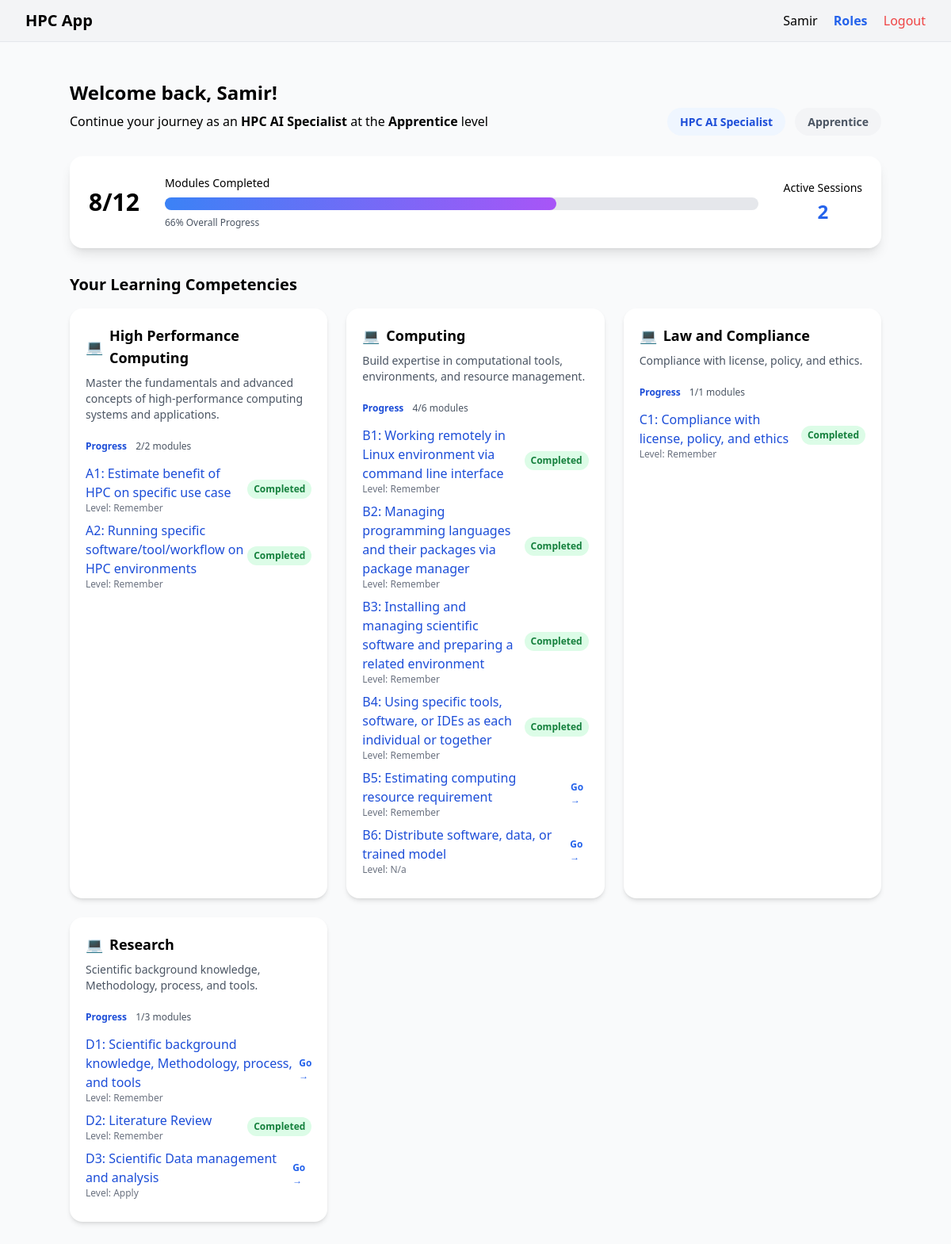
The page /dashboard (signed in) on the database its author committed.
### app/models.py (models this page shows)
class User(UserMixin, db.Model):
    id = db.Column(db.Integer, primary_key=True)
    name = db.Column(db.String(80))
    email = db.Column(db.String(120), unique=True, nullable=False)
    password = db.Column(db.String(200), nullable=False)
    role = db.Column(db.String(64))  # "ai_specialist" or "comp_chem_specialist"
    current_level = db.Column(db.String(32), default="Apprentice")
    created_at = db.Column(db.DateTime, default=datetime.utcnow)
    progress = db.relationship('Progress', backref='user', lazy=True)

class Competency(db.Model):
    id = db.Column(db.Integer, primary_key=True)
    key = db.Column(db.String(2), unique=True, nullable=False)
    name = db.Column(db.String(128), nullable=False)
    description = db.Column(db.Text)
    modules = db.relationship('Module', backref='competency', lazy=True)

class Module(db.Model):
    id = db.Column(db.Integer, primary_key=True)
    competency_id = db.Column(db.Integer, db.ForeignKey('competency.id'), nullable=False)
    key = db.Column(db.String(5), unique=True, nullable=False)
    name = db.Column(db.String(128), nullable=False)
    description = db.Column(db.Text)
    order = db.Column(db.Integer, default=0)
    progresses = db.relationship('Progress', backref='module', lazy=True)

class Progress(db.Model):
    id = db.Column(db.Integer, primary_key=True)
    user_id = db.Column(db.Integer, db.ForeignKey('user.id'), nullable=False)
    module_id = db.Column(db.Integer, db.ForeignKey('module.id'), nullable=False)
    status = db.Column(db.String(32), default='incomplete')  # incomplete, completed
    quiz_passed = db.Column(db.Boolean, default=False)
    last_accessed = db.Column(db.DateTime, default=datetime.utcnow)
    learning_level = db.Column(db.String(32))  # remember, understand, apply, analyze, evaluate, create
    quiz_in_progress = db.Column(db.Boolean, default=False)
    current_quiz_question = db.Column(db.Text)
    quiz_answer = db.Column(db.String(8))
    current_skill = db.Column(db.String(32))
    last_wrong_attempt = db.Column(db.Integer, default=0)
    awaiting_quiz_confirmation = db.Column(db.Boolean, default=False)
    extra_expl_count = db.Column(db.Integer, default=0)
    quiz_type = db.Column(db.String(10), default='mcq')  # 'mcq' or 'text'
    __table_args__ = (
        db.UniqueConstraint('user_id', 'module_id', name='unique_user_module'),
    )

### app/main/routes.py (the view)
@main.route('/dashboard')
@login_required
def dashboard():
    modules_data = get_user_modules(current_user)
    total_modules = sum(len(c["modules"]) for c in modules_data)
    completed_modules = sum(1 for c in modules_data for m in c["modules"] if m["status"] == "completed")
    percent_complete = int((completed_modules / total_modules) * 100) if total_modules else 0
    role_name = role_display_names.get(current_user.role, current_user.role)
    current_level = current_user.current_level
    active_sessions = 2  # placeholder
    return render_template(
        'main/dashboard.html',
        modules_data=modules_data,
        completed_modules=completed_modules,
        total_modules=total_modules,
        percent_complete=percent_complete,
        role_name=role_name,
        current_level=current_level,
        active_sessions=active_sessions
    )

### app/__init__.py (called while the page is built)
def create_app():
    app = Flask(__name__)
    app.config.from_object('config.Config')
    db.init_app(app)
    migrate = Migrate(app, db)
    login_manager = LoginManager()
    login_manager.login_view = 'auth.login'
    login_manager.init_app(app)
    @login_manager.user_loader
    def load_user(user_id):
        return User.query.get(int(user_id))
    from .auth import auth as auth_blueprint
    from .main import main as main_blueprint
    from .chatbot import chatbot as chatbot_blueprint
    app.register_blueprint(auth_blueprint)
    app.register_blueprint(main_blueprint)
    app.register_blueprint(chatbot_blueprint)
    return app

### app/templates/main/dashboard.html
{% extends "base.html" %}
{% block content %}
<div class="max-w-5xl mx-auto">
    <div class="mb-8">
        <h2 class="text-2xl font-bold mb-2">Welcome back, {{ current_user.name }}!</h2>
        <div class="flex flex-wrap gap-4 items-center">
            <div>
                Continue your journey as an <span class="font-semibold">{{ role_name }}</span> at the <span class="font-semibold">{{ current_level }}</span> level
            </div>
            <div class="ml-auto text-right">
                <span class="rounded-full bg-blue-50 px-4 py-2 text-blue-700 text-sm font-semibold">{{ role_name }}</span>
                <span class="ml-2 rounded-full bg-gray-100 px-4 py-2 text-gray-600 text-sm font-semibold">{{ current_level }}</span>
            </div>
        </div>
    </div>
    <div class="bg-white rounded-2xl shadow-lg px-6 py-6 mb-8 flex flex-col sm:flex-row items-center gap-8">
        <div class="text-3xl font-bold">{{ completed_modules }}/{{ total_modules }}</div>
        <div class="flex-1">
            <div class="text-sm mb-2">Modules Completed</div>
            <div class="w-full bg-gray-200 rounded-full h-4 mb-2">
                <div class="bg-gradient-to-r from-blue-500 to-purple-500 h-4 rounded-full" style="width: {{ percent_complete }}%;"></div>
            </div>
            <div class="text-xs text-gray-600">{{ percent_complete }}% Overall Progress</div>
        </div>
        <div class="text-center">
            <div class="text-sm mb-1">Active Sessions</div>
            <div class="text-2xl font-semibold text-blue-600">{{ active_sessions }}</div>
        </div>
    </div>
    <h3 class="text-xl font-bold mb-4">Your Learning Competencies</h3>
    <div class="grid grid-cols-1 md:grid-cols-3 gap-6">
        {% for group in modules_data %}
        <div class="bg-white rounded-2xl shadow-md p-5">
            <div class="font-bold text-lg mb-2 flex items-center">
                <span class="mr-2">💻</span> {{ group.competency.name }}
            </div>
            <div class="text-gray-600 text-sm mb-4">{{ group.competency.description }}</div>
            <div class="mb-3">
                <span class="text-xs text-blue-700 font-bold">
                    Progress
                </span>
                <span class="ml-2 text-xs text-gray-600">{{ group.modules | selectattr('status', 'equalto', 'completed') | list | length }}/{{ group.modules | length }} modules</span>
            </div>
            <ul>
                {% for module in group.modules %}
                <li class="mb-2 flex items-center justify-between">
                    <div>
                        <a href="{{ url_for('main.module', module_id=module.id) }}" class="font-medium text-blue-700 hover:underline">{{ module.key }}: {{ module.name }}</a>
                        <div class="text-xs text-gray-500">Level: {{ module.learning_level|capitalize if module.learning_level else 'N/A' }}</div>
                    </div>
                    {% if module.status == "completed" %}
                        <span class="px-2 py-1 bg-green-100 text-green-700 rounded-full text-xs font-semibold">Completed</span>
                    {% else %}
                        <a href="{{ url_for('main.module', module_id=module.id) }}" class="text-xs text-blue-600 font-semibold hover:underline">Go &rarr;</a>
                    {% endif %}
                </li>
                {% endfor %}
            </ul>
        </div>
        {% endfor %}
    </div>
</div>
{% endblock %}

### app/templates/base.html (shortened to what this page needs)
<!DOCTYPE html>
<html lang="en">
<head>
    <script src="https://cdn.tailwindcss.com"></script>
    <link rel="stylesheet" href="{{ url_for('static', filename='css/main.css') }}">
</head>
<body class="bg-gray-50 min-h-screen">
    <nav class="bg-gray-100 py-3 px-8 flex justify-between items-center border-b">
        <span class="font-bold text-xl">HPC App</span>
        <div>
            {% if current_user.is_authenticated %}
                <span class="mr-4">{{ current_user.name }}</span>
                <a href="{{ url_for('main.role_select') }}" class="mr-4 text-blue-600 font-semibold">Roles</a>
                <a href="{{ url_for('auth.logout') }}" class="text-red-500">Logout</a>
            {% else %}
                <a href="{{ url_for('auth.login') }}" class="mr-4">Login</a>
                <a href="{{ url_for('auth.signup') }}">Signup</a>
            {% endif %}
        </div>
    </nav>
    <main class="py-12">
        {% block content %}{% endblock %}
    </main>
</body>
</html>

### rows shown on the page
User: name "Samir", current_level "Apprentice"
Competency: competency.name "High Performance Computing", competency.description "Master the fundamentals and advanced concepts of high-performance computing systems and applications."
Module: key "A1", name "Estimate benefit of HPC on specific use case"
Progress: learning_level "Remember"
Module: key "A2", name "Running specific software/tool/workflow on HPC environments"
Progress: learning_level "Remember"
Competency: competency.name "Computing", competency.description "Build expertise in computational tools, environments, and resource management."
Module: key "B1", name "Working remotely in Linux environment via command line interface"
Progress: learning_level "Remember"
Module: key "B2", name "Managing programming languages and their packages via package manager"
Progress: learning_level "Remember"
Module: key "B3", name "Installing and managing scientific software and preparing a related environment"
Progress: learning_level "Remember"
Module: key "B4", name "Using specific tools, software, or IDEs as each individual or together"
Progress: learning_level "Remember"
Module: key "B5", name "Estimating computing resource requirement"
Progress: learning_level "Remember"
Module: key "B6", name "Distribute software, data, or trained model", learning_level "N/a"
Competency: competency.name "Law and Compliance", competency.description "Compliance with license, policy, and ethics."
Module: key "C1", name "Compliance with license, policy, and ethics"
Progress: learning_level "Remember"
Competency: competency.name "Research", competency.description "Scientific background knowledge, Methodology, process, and tools."
Module: key "D1", name "Scientific background knowledge, Methodology, process, and tools"
Progress: learning_level "Remember"
Module: key "D2", name "Literature Review"
Progress: learning_level "Remember"
Module: key "D3", name "Scientific Data management and analysis", learning_level "Apply"

### other values the page prints
{{ role_name }} "HPC AI Specialist"
{{ completed_modules }} "8"
{{ total_modules }} "12"
{{ percent_complete }} "66"
{{ active_sessions }} "2"
{{ group.modules | length }} "2" "6" "1" "3"
